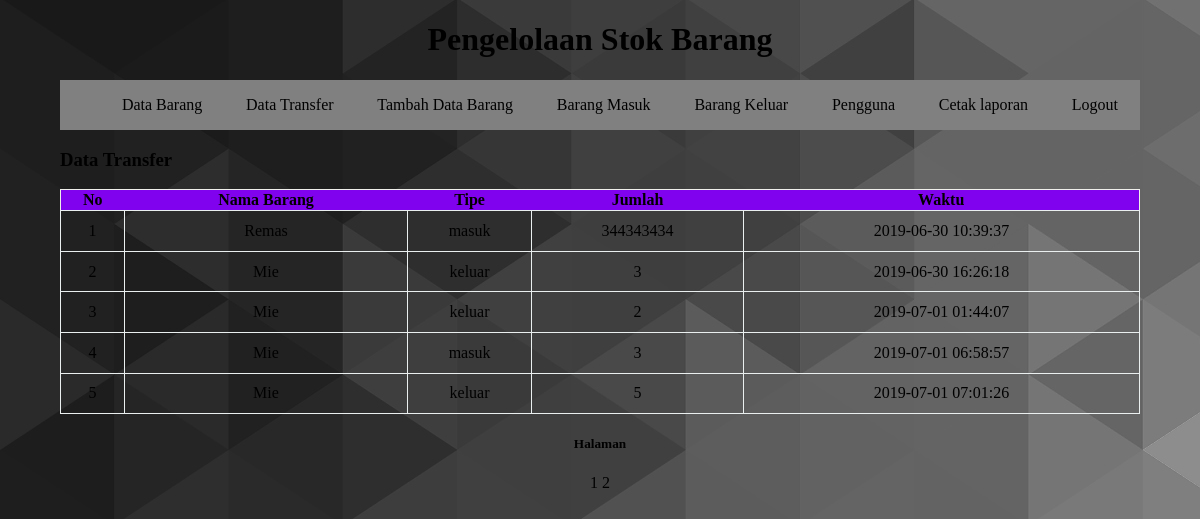
The app's page /kelola_stok/data_transfer.php (signed in) with its own data.
### tables this page shows
CREATE TABLE `transfer` (
  `id_transfer` int(11) NOT NULL,
  `id_barang` int(11) NOT NULL,
  `jumlah` int(11) NOT NULL,
  `tipe` enum('masuk','keluar') NOT NULL,
  `waktu_transfer` timestamp NOT NULL DEFAULT CURRENT_TIMESTAMP
);

CREATE TABLE `barang` (
  `id_barang` int(11) NOT NULL,
  `nama_barang` varchar(50) NOT NULL,
  `stok` int(11) NOT NULL
);

### kelola_stok/data_transfer.php (the view, shortened to what this page needs)
<!DOCTYPE html>
<html>
<?php include "head.php"?>
<body>
    <?php include "navbar.php"?>
    <?php
        $query_mysql = mysql_query("SELECT * FROM transfer")or die(mysql_error());
        $halaman = 5;
        $page = isset($_GET["halaman"]) ? (int)$_GET["halaman"] : 1;
        $mulai = ($page>1) ? ($page * $halaman) - $halaman : 0;
        $total = mysql_num_rows($query_mysql);
        $pages = ceil($total/$halaman);
        $query = mysql_query("SELECT transfer.*, barang.nama_barang FROM transfer JOIN barang ON barang.id_barang = transfer.id_barang LIMIT $mulai, $halaman")or die(mysql_error());
        $nomor = $mulai+1;
    ?>
    <h3>Data Transfer</h3>
    <table>
        <tr>
            <th>No</th>
            <th>Nama Barang</th>
            <th>Tipe</th>
            <th>Jumlah</th>
            <th>Waktu</th>
        </tr>
        <?php while ($data = mysql_fetch_array($query)):?>
        <tr>
            <td>
                <?=$nomor++?>
            </td>
            <td>
                <?=$data['nama_barang']?>
            </td>
            <td>
                <?=$data['tipe']?>
            </td>
            <td>
                <?=$data['jumlah']?>
            </td>
            <td>
                <?=$data['waktu_transfer']?>
            </td>
        </tr>
        <?php endwhile?>
    </table>
        <div align="center">
        <h5>Halaman</h5>
            <?php for ($i=1; $i<=$pages ; $i++): ?>
            <a href="?halaman=<?php echo $i; ?>"><?php echo $i; ?></a>
            <?php endfor ?>
        </div>
</body>
</html>

### kelola_stok/head.php (shortened to what this page needs)
<head>
    <link rel="stylesheet" href="style.css">
</head>

### kelola_stok/navbar.php
<h1 align="center">Pengelolaan Stok Barang</h1>
<div id="nav">
    <ul>
        <li><a href="index.php">Data Barang</a></li>
        <li><a href="data_transfer.php">Data Transfer</a></li>
        <li><a href="input_barang.php">Tambah Data Barang</a></li>
        <li><a href="tambah_stok.php">Barang Masuk</a></li>
        <li><a href="kurang_stok.php">Barang Keluar</a></li>
        <li><a href="pengguna.php" target="_blank">Pengguna</a></li>
        <li><a href="laporan.php" target="_blank">Cetak laporan</a></li>
        <li><a href="autentikasi.php?logout=true">Logout</a></li>
    </ul>
</div>

### kelola_stok/style.css (style rules this page uses)
body { width: 90%; margin: 0 auto; font-family: 'Comic Sans MS'; background: url('bg.jpg'); }
ul { margin: 0px auto 0px auto; text-align: center; display: flex; flex-wrap: wrap; justify-content: space-around; }
table { border-collapse: collapse; margin-top: 1em; width: 100%; padding: 0.5em 0; border: 1px solid #efefea; }
table tr:first-child { background: rgb(128, 2, 238); }
td { padding: 1%; text-align: center; border: 1px solid #eaefef }
li { display: block; padding: 0.5em; }
#nav, #footer { background-color: grey; padding: 0.5em 0; margin-bottom: 1em; }
a { text-decoration: none; color: black; }

### records on screen
transfer: id_barang.nama_barang "Remas", tipe "masuk", jumlah "344343434", waktu_transfer "2019-06-30 10:39:37"
transfer: id_barang.nama_barang "Mie", tipe "keluar", jumlah "3", waktu_transfer "2019-06-30 16:26:18"
transfer: id_barang.nama_barang "Mie", tipe "keluar", jumlah "2", waktu_transfer "2019-07-01 01:44:07"
transfer: id_barang.nama_barang "Mie", tipe "masuk", jumlah "3", waktu_transfer "2019-07-01 06:58:57"
transfer: id_barang.nama_barang "Mie", tipe "keluar", jumlah "5", waktu_transfer "2019-07-01 07:01:26"
